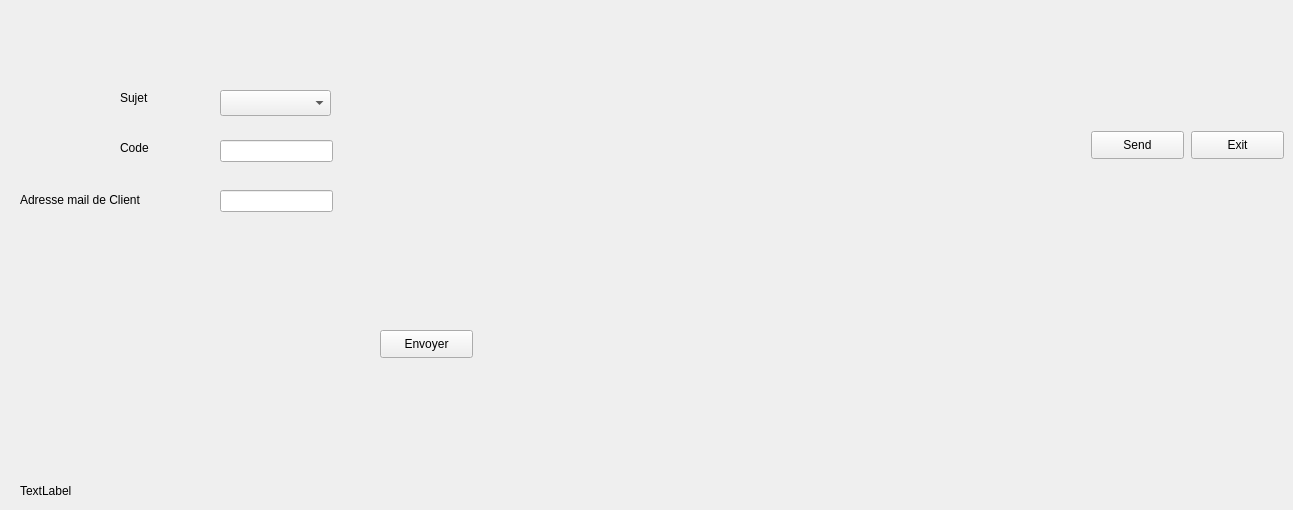
    <widget class="QWidget" name="tab_11">
     <attribute name="title">
      <string>Mailing</string>
     </attribute>
     <widget class="QPushButton" name="exitBtn">
      <property name="geometry">
       <rect>
        <x>1191</x>
        <y>131</y>
        <width>93</width>
        <height>28</height>
       </rect>
      </property>
      <property name="text">
       <string>Exit</string>
      </property>
     </widget>
     <widget class="QPushButton" name="sendBtn">
      <property name="geometry">
       <rect>
        <x>1091</x>
        <y>131</y>
        <width>93</width>
        <height>28</height>
       </rect>
      </property>
      <property name="text">
       <string>Send</string>
      </property>
     </widget>
     <widget class="QPushButton" name="pushButton_envoyer">
      <property name="geometry">
       <rect>
        <x>380</x>
        <y>330</y>
        <width>93</width>
        <height>28</height>
       </rect>
      </property>
      <property name="text">
       <string>Envoyer</string>
      </property>
     </widget>
     <widget class="QLineEdit" name="lineEdit_mail">
      <property name="geometry">
       <rect>
        <x>220</x>
        <y>190</y>
        <width>113</width>
        <height>22</height>
       </rect>
      </property>
     </widget>
     <widget class="QLabel" name="img4">
      <property name="geometry">
       <rect>
        <x>20</x>
        <y>480</y>
        <width>181</width>
        <height>21</height>
       </rect>
      </property>
      <property name="text">
       <string>TextLabel</string>
      </property>
     </widget>
     <widget class="QLabel" name="label_17">
      <property name="geometry">
       <rect>
        <x>120</x>
        <y>90</y>
        <width>55</width>
        <height>16</height>
       </rect>
      </property>
      <property name="text">
       <string>Sujet</string>
      </property>
     </widget>
     <widget class="QLabel" name="label_23">
      <property name="geometry">
       <rect>
        <x>20</x>
        <y>190</y>
        <width>151</width>
        <height>20</height>
       </rect>
      </property>
      <property name="text">
       <string>Adresse mail de Client</string>
      </property>
     </widget>
     <widget class="QComboBox" name="comboBox_sujet">
      <property name="geometry">
       <rect>
        <x>220</x>
        <y>90</y>
        <width>111</width>
        <height>26</height>
       </rect>
      </property>
     </widget>
     <widget class="QLineEdit" name="lineEdit_code_mail">
      <property name="geometry">
       <rect>
        <x>220</x>
        <y>140</y>
        <width>113</width>
        <height>22</height>
       </rect>
      </property>
     </widget>
     <widget class="QLabel" name="label_18">
      <property name="geometry">
       <rect>
        <x>120</x>
        <y>140</y>
        <width>55</width>
        <height>16</height>
       </rect>
      </property>
      <property name="text">
       <string>Code</string>
      </property>
     </widget>
    </widget>
